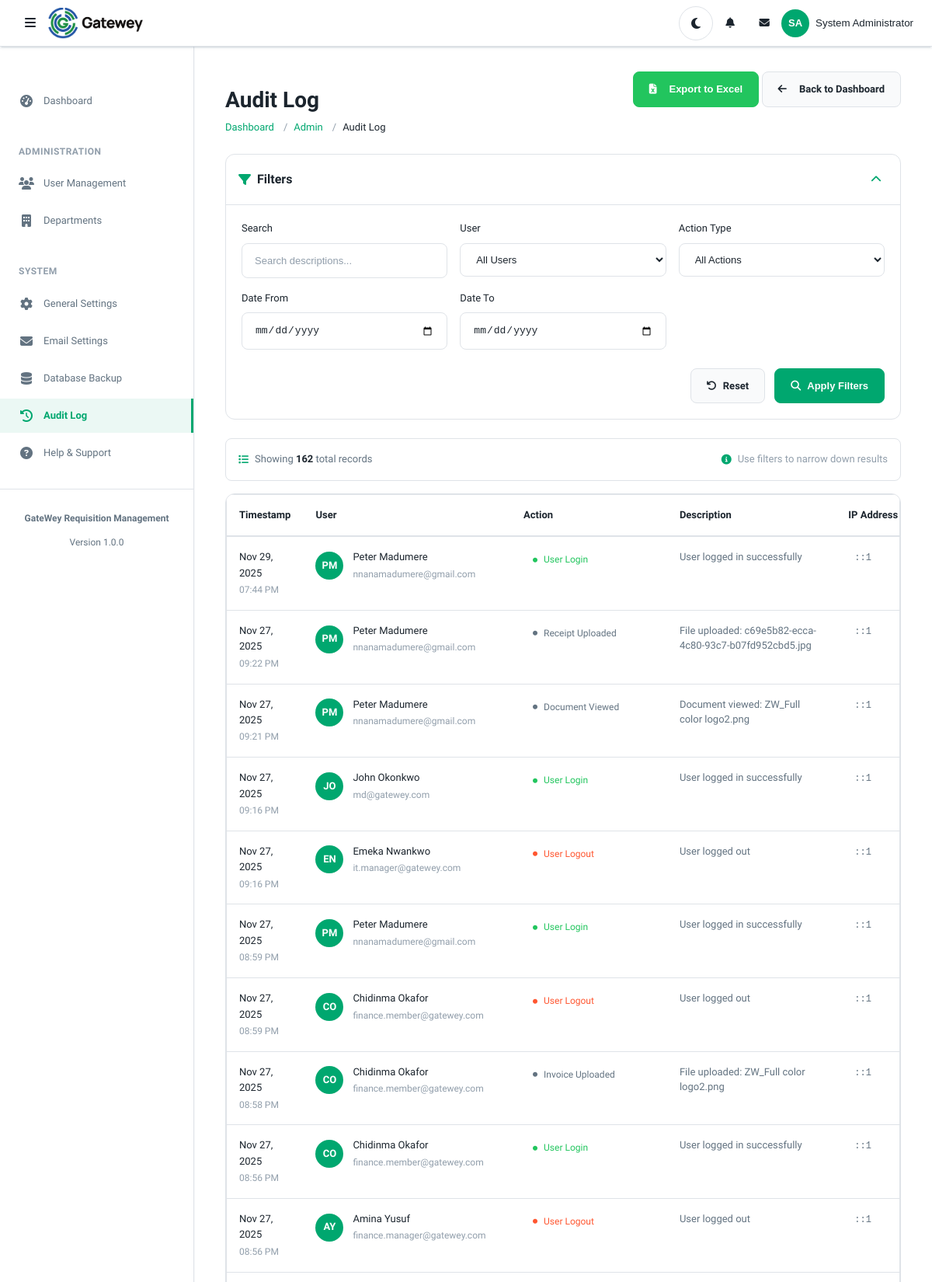
The page /admin/audit-log.php (signed in, upper part) on the database its author committed.
### tables this page shows
CREATE TABLE `audit_log` (
  `id` int(11) NOT NULL,
  `requisition_id` int(11) DEFAULT NULL,
  `user_id` int(11) DEFAULT NULL,
  `action` varchar(100) NOT NULL,
  `description` text DEFAULT NULL,
  `old_value` text DEFAULT NULL,
  `new_value` text DEFAULT NULL,
  `ip_address` varchar(45) DEFAULT NULL,
  `user_agent` varchar(500) DEFAULT NULL,
  `created_at` timestamp NOT NULL DEFAULT current_timestamp()
);

CREATE TABLE `users` (
  `id` int(11) NOT NULL,
  `role_id` int(11) NOT NULL,
  `department_id` int(11) DEFAULT NULL,
  `first_name` varchar(50) NOT NULL,
  `last_name` varchar(50) NOT NULL,
  `email` varchar(100) NOT NULL,
  `password_hash` varchar(255) NOT NULL,
  `phone` varchar(20) DEFAULT NULL,
  `is_active` tinyint(1) DEFAULT 1,
  `last_login` timestamp NULL DEFAULT NULL,
  `created_at` timestamp NOT NULL DEFAULT current_timestamp(),
  `updated_at` timestamp NOT NULL DEFAULT current_timestamp() ON UPDATE current_timestamp()
);

### config/database.php (called while the page is built, shortened)
<?php
class Database {
    private static $instance = null;
    private $connection = null;
    private function __construct() {
        try {
            $dsn = DB_DSN;
            $options = [
                PDO::ATTR_ERRMODE            => PDO::ERRMODE_EXCEPTION,
                PDO::ATTR_DEFAULT_FETCH_MODE => PDO::FETCH_ASSOC,
                PDO::ATTR_EMULATE_PREPARES   => false,
                PDO::ATTR_PERSISTENT         => DB_PERSISTENT,
                PDO::MYSQL_ATTR_INIT_COMMAND => "SET NAMES " . DB_CHARSET
            ];
            $this->connection = new PDO($dsn, DB_USER, DB_PASS, $options);
        } catch (PDOException $e) {
            error_log("Database Connection Error: " . $e->getMessage());
            if (defined('APP_ENV') && APP_ENV === 'development' && APP_DEBUG) {
                die("Database Connection Failed: " . $e->getMessage());
            } else {
                die("A database error occurred. Please contact the administrator.");
            }
        }
    }
    public static function getInstance() {
        if (self::$instance === null) {
            self::$instance = new self();
        }
        return self::$instance;
    }
    public function execute($sql, $params = []) {
        try {
            $stmt = $this->connection->prepare($sql);
            $stmt->execute($params);
            return $stmt;
        } catch (PDOException $e) {
            error_log("Query Execution Error: " . $e->getMessage() . " | SQL: " . $sql);
            throw $e;
        }
    }
    public function fetchOne($sql, $params = []) {
        $stmt = $this->execute($sql, $params);
        return $stmt->fetch();
    }
    public function fetchAll($sql, $params = []) {
        $stmt = $this->execute($sql, $params);
        return $stmt->fetchAll();
    }
}

### admin/audit-log.php (the view, shortened to what this page needs)
<?php
require_once __DIR__ . '/../config/database.php';
$db = Database::getInstance();
$searchQuery = isset($_GET['search']) ? trim($_GET['search']) : '';
$filterDateFrom = isset($_GET['date_from']) ? trim($_GET['date_from']) : '';
$filterDateTo = isset($_GET['date_to']) ? trim($_GET['date_to']) : '';
$whereClauses = [];
$params = [];
$whereSQL = !empty($whereClauses) ? 'WHERE ' . implode(' AND ', $whereClauses) : '';
$countSql = "SELECT COUNT(*) as total
             FROM audit_log al
             LEFT JOIN users u ON al.user_id = u.id
             $whereSQL";
$countResult = $db->fetchOne($countSql, $params);
$totalRecords = (int) ($countResult['total'] ?? 0);
$logSql = "SELECT
               al.id as audit_id,
               al.user_id,
               al.action as action_type,
               al.description as action_description,
               al.ip_address,
               al.created_at,
               u.first_name,
               u.last_name,
               u.email,
               r.role_name
           FROM audit_log al
           LEFT JOIN users u ON al.user_id = u.id
           LEFT JOIN roles r ON u.role_id = r.id
           $whereSQL
           ORDER BY al.created_at DESC";
$logs = $db->fetchAll($logSql, $params);
function getActionBadgeColor($actionType)
{
  $actionType = strtolower($actionType);
  if (strpos($actionType, 'login') !== false || strpos($actionType, 'created') !== false) {
    return 'success';
  } elseif (strpos($actionType, 'logout') !== false || strpos($actionType, 'deleted') !== false) {
    return 'danger';
  } elseif (strpos($actionType, 'updated') !== false || strpos($actionType, 'approved') !== false) {
    return 'info';
  } elseif (strpos($actionType, 'rejected') !== false || strpos($actionType, 'failed') !== false) {
    return 'warning';
  } else {
    return 'secondary';
  }
}
?>
<?php include __DIR__ . '/../includes/header.php'; ?>
<div class="content-header">
  <div class="d-flex justify-content-between align-items-start">
    <div>
      <h1 class="content-title">Audit Log</h1>
      <nav class="content-breadcrumb">
        <ol class="breadcrumb">
          <li class="breadcrumb-item">
            <a href="<?php echo BASE_URL; ?>/" class="breadcrumb-link">Dashboard</a>
          </li>
          <li class="breadcrumb-item">
            <a href="index.php">Admin</a>
          </li>
          <li class="breadcrumb-item active">Audit Log</li>
        </ol>
      </nav>
    </div>
    <div class="content-actions">
      <button type="button" class="btn btn-success" onclick="exportToExcel()">
        <i class="fas fa-file-excel"></i>
        <span>Export to Excel</span>
      </button>
      <a href="index.php" class="btn btn-secondary">
        <i class="fas fa-arrow-left"></i>
        <span>Back to Dashboard</span>
      </a>
    </div>
  </div>
</div>
<div class="audit-container">
  <div class="filter-card">
    <div class="filter-header">
      <h3 class="filter-title">
        <i class="fas fa-filter filter-icon"></i>
        Filters
      </h3>
      <button type="button" class="filter-toggle" id="filterToggle" aria-expanded="true">
        <i class="fas fa-chevron-up"></i>
      </button>
    </div>
    <form method="GET" action="" id="filterForm">
      <div class="filter-body" id="filterBody">
        <div class="form-group">
          <label for="search" class="form-label">Search</label>
          <input type="text"
            id="search"
            name="search"
            class="form-control"
            placeholder="Search descriptions..."
            value="<?php echo htmlspecialchars($searchQuery); ?>">
        </div>
        <div class="form-group">
          <label for="user_id" class="form-label">User</label>
          <select id="user_id" name="user_id" class="form-control">
            <option value="">All Users</option>
          </select>
        </div>
        <div class="form-group">
          <label for="action_type" class="form-label">Action Type</label>
          <select id="action_type" name="action_type" class="form-control">
            <option value="">All Actions</option>
          </select>
        </div>
        <div class="form-group">
          <label for="date_from" class="form-label">Date From</label>
          <input type="date"
            id="date_from"
            name="date_from"
            class="form-control"
            value="<?php echo htmlspecialchars($filterDateFrom); ?>">
        </div>
        <div class="form-group">
          <label for="date_to" class="form-label">Date To</label>
          <input type="date"
            id="date_to"
            name="date_to"
            class="form-control"
            value="<?php echo htmlspecialchars($filterDateTo); ?>">
        </div>
        <div class="filter-actions">
          <a href="audit-log.php" class="btn btn-secondary">
            <i class="fas fa-undo"></i> Reset
          </a>
          <button type="submit" class="btn btn-primary">
            <i class="fas fa-search"></i> Apply Filters
          </button>
        </div>
      </div>
    </form>
  </div>
  <div class="stats-bar">
    <div class="stats-info">
      <i class="fas fa-list"></i>
      <span>Showing <span class="stats-count"><?php echo number_format($totalRecords); ?></span> total records</span>
    </div>
    <?php if ($totalRecords > 50): ?>
      <div class="stats-info">
        <i class="fas fa-info-circle"></i>
        <span class="text-muted">Use filters to narrow down results</span>
      </div>
    <?php endif; ?>
  </div>
  <div class="table-card">
    <div class="table-container">
      <?php if (empty($logs)): ?>
        <div class="empty-state">
          <div class="empty-state-icon">
            <i class="fas fa-clipboard-list"></i>
          </div>
          <p class="empty-state-text">No audit log entries found</p>
          <p class="empty-state-hint">Try adjusting your filters or search criteria</p>
        </div>
      <?php else: ?>
        <table class="audit-table">
          <thead>
            <tr>
              <th style="width: 15%;">Timestamp</th>
              <th style="width: 20%;">User</th>
              <th style="width: 15%;">Action</th>
              <th style="width: 40%;">Description</th>
              <?php if (defined('LOG_IP_ADDRESS') && LOG_IP_ADDRESS): ?>
                <th style="width: 10%;">IP Address</th>
              <?php endif; ?>
            </tr>
          </thead>
          <tbody>
            <?php foreach ($logs as $log): ?>
              <tr>
                <td>
                  <div class="log-timestamp">
                    <span class="log-date">
                      <?php echo date('M d, Y', strtotime($log['created_at'])); ?>
                    </span>
                    <span class="log-time">
                      <?php echo date('h:i A', strtotime($log['created_at'])); ?>
                    </span>
                  </div>
                </td>
                <td>
                  <div class="user-info">
                    <div class="user-avatar">
                      <?php
                      $initials = strtoupper(
                        substr($log['first_name'] ?? 'U', 0, 1) .
                          substr($log['last_name'] ?? 'N', 0, 1)
                      );
                      echo htmlspecialchars($initials);
                      ?>
                    </div>
                    <div class="user-details">
                      <div class="user-name">
                        <?php echo htmlspecialchars(($log['first_name'] ?? 'Unknown') . ' ' . ($log['last_name'] ?? 'User')); ?>
                      </div>
                      <div class="user-email">
                        <?php echo htmlspecialchars($log['email'] ?? 'N/A'); ?>
                      </div>
                    </div>
                  </div>
                </td>
                <td>
                  <?php
                  $badgeColor = getActionBadgeColor($log['action_type']);
                  $actionDisplay = ucwords(str_replace('_', ' ', $log['action_type']));
                  ?>
                  <span class="action-badge badge-<?php echo $badgeColor; ?>">
                    <i class="fas fa-circle" style="font-size: 6px;"></i>
                    <?php echo htmlspecialchars($actionDisplay); ?>
                  </span>
                </td>
                <td>
                  <div class="log-description">
                    <?php echo htmlspecialchars($log['action_description']); ?>
                  </div>
                </td>
                <?php if (defined('LOG_IP_ADDRESS') && LOG_IP_ADDRESS): ?>
                  <td>
                    <?php if (!empty($log['ip_address'])): ?>
                      <span class="ip-address">
                        <?php echo htmlspecialchars($log['ip_address']); ?>
                      </span>
                    <?php else: ?>
                      <span class="text-muted">N/A</span>
                    <?php endif; ?>
                  </td>
                <?php endif; ?>
              </tr>
            <?php endforeach; ?>
          </tbody>
        </table>
      <?php endif; ?>
    </div>
  </div>
</div>
<?php include __DIR__ . '/../includes/footer.php'; ?>

### assets/css/dasher-variables.css (style rules this page uses)
:root { --primary: #00a76f; --primary-100: #c8fad6; --primary-200: #9df5c4; --primary-300: #5be49b; --primary-400: #2dd482; --primary-500: #00a76f; --primary-600: #008865; --primary-700: #007867; --primary-800: #006d5b; --primary-900: #004b50; --secondary: #637381; --secondary-100: #f9fafb; --secondary-200: #f4f6f8; --secondary-300: #dfe3e8; --secondary-400: #c4cdd5; --secondary-500: #919eab; --secondary-600: #637381; --secondary-700: #454f5b; --secondary-800: #1c252e; --secondary-900: #141a21; --success: #22c55e; --success-100: #dcfce7; --success-200: #bbf7d0; --success-300: #86efac; --success-400: #4ade80; --success-500: #22c55e; --success-600: #16a34a; --success-700: #15803d; --success-800: #166534; --success-900: #14532d; --info: #00b8d9; --info-100: #cdfaff; --info-200: #9bf3ff; --info-300: #68e7ff; --info-400: #3dd9ff; --info-500: #00b8d9; --info-600: #0090bb; --info-700: #006c9d; --info-800: #004c7f; --info-900: #003161; --warning: #ffab00; --warning-100: #fff8e1; --warning-200: #ffecb3; --warning-300: #ffe082; --warning-400: #ffd54f; --warning-500: #ffab00; --warning-600: #ff8f00; --warning-700: #ff6f00; --warning-800: #e65100; --warning-900: #bf360c; --danger: #ff5630; --danger-100: #ffebee; --danger-200: #ffcdd2; --danger-300: #ef9a9a; --danger-400: #e57373; --danger-500: #ff5630; --danger-600: #e53935; --danger-700: #c62828; --danger-800: #ad1b1b; --danger-900: #b71c1c; --white: #ffffff; --black: #000000; --gray-50: #fcfdfd; --gray-100: #f9fafb; --gray-200: #f4f6f8; --gray-300: #dfe3e8; --gray-400: #c4cdd5; --gray-500: #919eab; --gray-600: #637381; --gray-700: #454f5b; --gray-800: #1c252e; --gray-900: #141a21; --bg-primary: #ffffff; --bg-secondary: #f9fafb; --bg-tertiary: #f4f6f8; --bg-card: #ffffff; --bg-navbar: #ffffff; --bg-sidebar: #ffffff; --bg-input: #ffffff; --bg-hover: #f4f6f8; --bg-overlay: rgba(20, 26, 33, 0.8); --text-primary: #1c252e; --text-secondary: #637381; --text-muted: #919eab; --text-link: #00a76f; --text-link-hover: #008865; --border-color: #dfe3e8; --border-light: #f4f6f8; --border-dark: #c4cdd5; --border-input: #dfe3e8; --border-input-focus: #00a76f; --primary-light: rgba(0, 167, 111, 0.08); --success-light: rgba(34, 197, 94, 0.08); --info-light: rgba(0, 184, 217, 0.08); --warning-light: rgba(255, 171, 0, 0.08); --danger-light: rgba(255, 86, 48, 0.08); --font-family-base: 'Public Sans', -apple-system, BlinkMacSystemFont, 'Segoe UI', Roboto, 'Helvetica Neue', Arial, sans-serif; --font-family-mono: 'SFMono-Regular', Menlo, Monaco, Consolas, 'Liberation Mono', 'Courier New', monospace; --font-size-xs: 0.75rem; --font-size-sm: 0.8125rem; --font-size-base: 0.875rem; --font-size-lg: 1rem; --font-size-xl: 1.125rem; --font-size-2xl: 1.25rem; --font-size-3xl: 1.5rem; --font-size-4xl: 1.75rem; --font-size-5xl: 2rem; --font-size-6xl: 2.5rem; --font-weight-light: 300; --font-weight-normal: 400; --font-weight-medium: 500; --font-weight-semibold: 600; --font-weight-bold: 700; --font-weight-extrabold: 800; --line-height-tight: 1.25; --line-height-normal: 1.57; --line-height-relaxed: 1.75; --spacing-0: 0; --spacing-1: 0.25rem; --spacing-2: 0.5rem; --spacing-3: 0.75rem; --spacing-4: 1rem; --spacing-5: 1.25rem; --spacing-6: 1.5rem; --spacing-7: 1.75rem; --spacing-8: 2rem; --spacing-9: 2.5rem; --spacing-10: 3rem; --spacing-11: 3.5rem; --spacing-12: 4rem; --spacing-14: 5rem; --spacing-16: 8rem; --spacing-18: 12rem; --shadow-xs: 0 1px 2px 0 rgba(145, 158, 171, 0.16); --shadow-sm: 0px 3px 1px -2px rgba(145, 158, 171, 0.2), 0px 2px 2px 0px rgba(145, 158, 171, 0.14), 0px 1px 5px 0px rgba(145, 158, 171, 0.12); --shadow: 0 8px 16px 0 rgba(145, 158, 171, 0.16); --shadow-lg: 0 12px 24px -4px rgba(145, 158, 171, 0.16); --shadow-xl: 0 0 2px 0 rgba(145, 158, 171, 0.2), 0 12px 24px -4px rgba(145, 158, 171, 0.12); --border-radius-sm: 0.25rem; --border-radius: 0.5rem; --border-radius-lg: 0.75rem; --border-radius-xl: 1rem; --border-radius-2xl: 2rem; --border-radius-full: 9999px; --transition-fast: 0.15s ease-in-out; --transition-normal: 0.3s ease-in-out; --transition-slow: 0.5s ease-in-out; --theme-transition: all 0.3s ease-in-out; --sidebar-width: 250px; --header-height: 60px; --navbar-height: 60px; }

### assets/css/dasher-table-chart-styles.css (style rules this page uses)
.table-container { background-color: var(--bg-card); border-radius: var(--border-radius); box-shadow: var(--shadow-xs); overflow: hidden; margin-bottom: var(--spacing-6); }

### rows shown on the page
audit_log: created_at "Nov 29, 2025", created_at "07:44 PM", user.last_name "PM", user.last_name "Peter Madumere", user.email "nnanamadumere@gmail.com", action "User Login", description "User logged in successfully", ip_address "::1"
audit_log: created_at "Nov 27, 2025", created_at "09:22 PM", user.last_name "PM", user.last_name "Peter Madumere", user.email "nnanamadumere@gmail.com", action "Receipt Uploaded", description "File uploaded: c69e5b82-ecca-4c80-93c7-b07fd952cbd5.jpg", ip_address "::1"
audit_log: created_at "Nov 27, 2025", created_at "09:21 PM", user.last_name "PM", user.last_name "Peter Madumere", user.email "nnanamadumere@gmail.com", action "Document Viewed", description "Document viewed: ZW_Full color logo2.png", ip_address "::1"
audit_log: created_at "Nov 27, 2025", created_at "09:16 PM", user.last_name "JO", user.last_name "John Okonkwo", user.email "md@gatewey.com", action "User Login", description "User logged in successfully", ip_address "::1"
audit_log: created_at "Nov 27, 2025", created_at "09:16 PM", user.last_name "EN", user.last_name "Emeka Nwankwo", user.email "it.manager@gatewey.com", action "User Logout", description "User logged out", ip_address "::1"
audit_log: created_at "Nov 27, 2025", created_at "08:59 PM", user.last_name "PM", user.last_name "Peter Madumere", user.email "nnanamadumere@gmail.com", action "User Login", description "User logged in successfully", ip_address "::1"
audit_log: created_at "Nov 27, 2025", created_at "08:59 PM", user.last_name "CO", user.last_name "Chidinma Okafor", user.email "finance.member@gatewey.com", action "User Logout", description "User logged out", ip_address "::1"
audit_log: created_at "Nov 27, 2025", created_at "08:58 PM", user.last_name "CO", user.last_name "Chidinma Okafor", user.email "finance.member@gatewey.com", action "Invoice Uploaded", description "File uploaded: ZW_Full color logo2.png", ip_address "::1"
audit_log: created_at "Nov 27, 2025", created_at "08:56 PM", user.last_name "CO", user.last_name "Chidinma Okafor", user.email "finance.member@gatewey.com", action "User Login", description "User logged in successfully", ip_address "::1"
audit_log: created_at "Nov 27, 2025", created_at "08:56 PM", user.last_name "AY", user.last_name "Amina Yusuf", user.email "finance.manager@gatewey.com", action "User Logout", description "User logged out", ip_address "::1"

### other values the page prints
$userInitials "SA"
$userName "System Administrator"
APP_NAME "GateWey Requisition Management"
$totalRecords "162"
